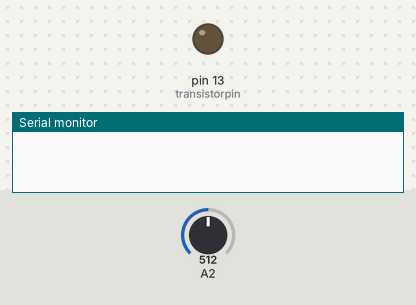
This sketch was run on a simulated Arduino Uno, built with avr-gcc and run on an emulated ATmega328P. On the bench: output pins drawn as LEDs (lit = HIGH), the last lines printed to the serial monitor. Dashed ring = blinking. The inputs (shaded band) are chosen by the test bench; at power-on: A2 = 512.

Above: at 1.2 s.
1.3 s: A2 set to 316
2.8 s: A2 set to 289
At 3.1 s:
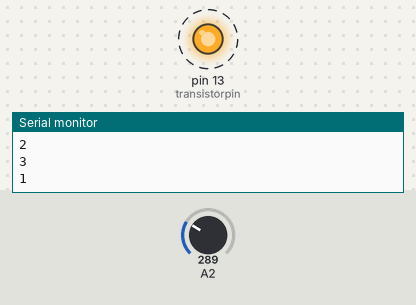
Timing chart, 0 to 11.8 s (numbered marks = the images above; inputs shaded):
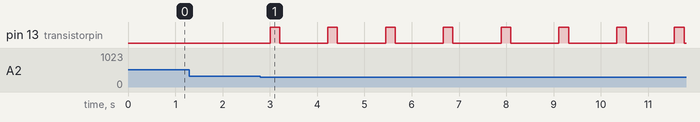

Measured:
- the behaviour switches between 300 and 299 on A2 (found by bisection; images 0 and 1)
- after the input at 1.3 s, every drawn part: stays the same
- after the input at 2.8 s, pin 13 (transistorpin): alternates HIGH for 0.20 s and LOW for 1.0 s, starting after 0.20 s

The sketch:

ClappSwitch.ino
```cpp
const int transistorpin = 13;
int sensorvalue=0;
int eventstatus = 0;
int sensorthresholdhigh = 1000;
int sensorthresholdlow = 300;
boolean blinking = false;
int currentmillis = 0;
int toggle_millis = 0;
int toggle_time = 1000;

void setup () {
  Serial.begin(9600);
  pinMode(transistorpin, OUTPUT);
}

void loop() {
  eventstatus = 0;
  sensorvalue = analogRead(A2);
  delay(1);

  if(eventstatus==0){
    if (sensorvalue < sensorthresholdlow){
      eventstatus=1;
      Serial.println(eventstatus);
    }
  }

  if(eventstatus==1){
    delay(100);
    for(int k = 500; k>0;k--){
      delay(1);
      sensorvalue=analogRead(A2);
      if (sensorvalue < sensorthresholdlow){
        eventstatus=2;
        Serial.println(eventstatus);
        break;
      }
    }
  }

  if(eventstatus==2){
    delay(100);
    for(int n=500;n>0;n--){
      delay(1);
      sensorvalue=analogRead(A2);
      if (sensorvalue < sensorthresholdlow){
        eventstatus=3;
      Serial.println(eventstatus);
      break;
      }

    }
  }

  if(eventstatus>=2){
    //digitalWrite(transistorpin, !digitalRead(transistorpin));
    blinking = !blinking;
    if(blinking == false)
      digitalWrite(transistorpin, LOW);
  }

  if(blinking) {
    currentmillis = millis();   //Get current millis
    if(currentmillis - toggle_millis >= toggle_time)
        {
            toggle_millis = currentmillis;
            digitalWrite(transistorpin, !digitalRead(transistorpin));
        }
  }
}
```
